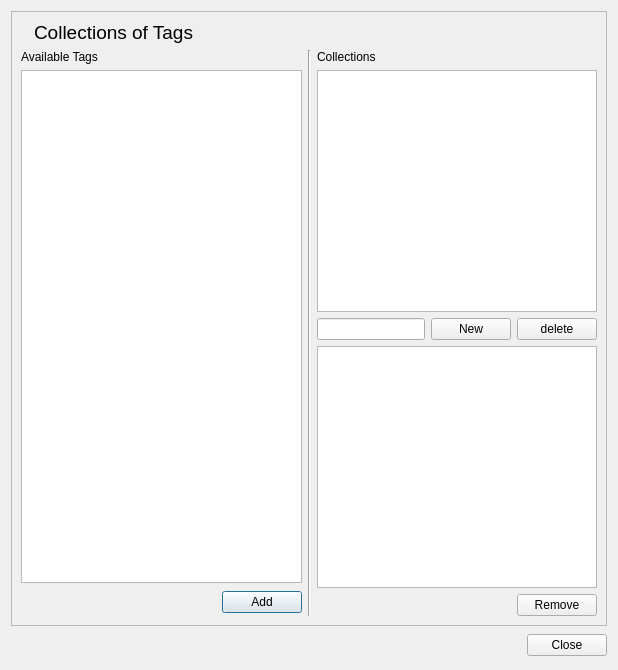
<ui version="4.0" >
 <class>TagSetDialog</class>
 <widget class="QDialog" name="TagSetDialog" >
  <property name="geometry" >
   <rect>
    <x>0</x>
    <y>0</y>
    <width>618</width>
    <height>670</height>
   </rect>
  </property>
  <property name="sizePolicy" >
   <sizepolicy vsizetype="Fixed" hsizetype="Fixed" >
    <horstretch>0</horstretch>
    <verstretch>0</verstretch>
   </sizepolicy>
  </property>
  <property name="windowTitle" >
   <string>TagSet editor</string>
  </property>
  <property name="windowIcon" >
   <iconset resource="application.qrc" >:/fontmatrix_tagseteditor_icon.png</iconset>
  </property>
  <layout class="QGridLayout" >
   <item row="0" column="0" >
    <widget class="QFrame" name="frame" >
     <property name="frameShape" >
      <enum>QFrame::StyledPanel</enum>
     </property>
     <property name="frameShadow" >
      <enum>QFrame::Raised</enum>
     </property>
     <layout class="QGridLayout" >
      <item row="0" column="0" >
       <layout class="QHBoxLayout" >
        <item>
         <widget class="QLabel" name="label_3" >
          <property name="sizePolicy" >
           <sizepolicy vsizetype="Fixed" hsizetype="Fixed" >
            <horstretch>0</horstretch>
            <verstretch>0</verstretch>
           </sizepolicy>
          </property>
          <property name="text" >
           <string/>
          </property>
          <property name="pixmap" >
           <pixmap resource="application.qrc" >:/fontmatrix_tagseteditor.png</pixmap>
          </property>
         </widget>
        </item>
        <item>
         <widget class="QLabel" name="label_4" >
          <property name="font" >
           <font>
            <pointsize>14</pointsize>
            <weight>50</weight>
            <bold>false</bold>
            <stylestrategy>PreferDefault</stylestrategy>
            <kerning>true</kerning>
           </font>
          </property>
          <property name="text" >
           <string>Collections of Tags</string>
          </property>
          <property name="alignment" >
           <set>Qt::AlignBottom|Qt::AlignLeading|Qt::AlignLeft</set>
          </property>
         </widget>
        </item>
       </layout>
      </item>
      <item row="1" column="0" >
       <layout class="QHBoxLayout" >
        <item>
         <layout class="QVBoxLayout" >
          <item>
           <widget class="QLabel" name="label" >
            <property name="text" >
             <string>Available Tags</string>
            </property>
           </widget>
          </item>
          <item>
           <widget class="QListWidget" name="tagList" >
            <property name="selectionMode" >
             <enum>QAbstractItemView::ExtendedSelection</enum>
            </property>
           </widget>
          </item>
          <item>
           <layout class="QHBoxLayout" >
            <item>
             <spacer>
              <property name="orientation" >
               <enum>Qt::Horizontal</enum>
              </property>
              <property name="sizeHint" >
               <size>
                <width>173</width>
                <height>27</height>
               </size>
              </property>
             </spacer>
            </item>
            <item>
             <widget class="QPushButton" name="addToSetButton" >
              <property name="sizePolicy" >
               <sizepolicy vsizetype="Fixed" hsizetype="Minimum" >
                <horstretch>0</horstretch>
                <verstretch>0</verstretch>
               </sizepolicy>
              </property>
              <property name="toolTip" >
               <string>Add selected tag to current set.</string>
              </property>
              <property name="text" >
               <string>Add</string>
              </property>
             </widget>
            </item>
           </layout>
          </item>
         </layout>
        </item>
        <item>
         <widget class="Line" name="line" >
          <property name="orientation" >
           <enum>Qt::Vertical</enum>
          </property>
         </widget>
        </item>
        <item>
         <layout class="QVBoxLayout" >
          <item>
           <widget class="QLabel" name="label_2" >
            <property name="text" >
             <string>Collections</string>
            </property>
           </widget>
          </item>
          <item>
           <widget class="QListWidget" name="setList" />
          </item>
          <item>
           <layout class="QHBoxLayout" >
            <item>
             <widget class="QLineEdit" name="newSetText" />
            </item>
            <item>
             <widget class="QPushButton" name="newSetButton" >
              <property name="text" >
               <string>New</string>
              </property>
             </widget>
            </item>
            <item>
             <widget class="QPushButton" name="deleteTagsetButton" >
              <property name="text" >
               <string>delete</string>
              </property>
             </widget>
            </item>
           </layout>
          </item>
          <item>
           <widget class="QListWidget" name="tagsOfSetList" />
          </item>
          <item>
           <layout class="QHBoxLayout" >
            <item>
             <spacer>
              <property name="orientation" >
               <enum>Qt::Horizontal</enum>
              </property>
              <property name="sizeHint" >
               <size>
                <width>40</width>
                <height>20</height>
               </size>
              </property>
             </spacer>
            </item>
            <item>
             <widget class="QPushButton" name="removeToSetButton" >
              <property name="text" >
               <string>Remove</string>
              </property>
             </widget>
            </item>
           </layout>
          </item>
         </layout>
        </item>
       </layout>
      </item>
     </layout>
    </widget>
   </item>
   <item row="1" column="0" >
    <layout class="QHBoxLayout" >
     <item>
      <spacer>
       <property name="orientation" >
        <enum>Qt::Horizontal</enum>
       </property>
       <property name="sizeHint" >
        <size>
         <width>151</width>
         <height>27</height>
        </size>
       </property>
      </spacer>
     </item>
     <item>
      <spacer>
       <property name="orientation" >
        <enum>Qt::Horizontal</enum>
       </property>
       <property name="sizeHint" >
        <size>
         <width>40</width>
         <height>20</height>
        </size>
       </property>
      </spacer>
     </item>
     <item>
      <widget class="QPushButton" name="closeButton" >
       <property name="text" >
        <string>Close</string>
       </property>
      </widget>
     </item>
    </layout>
   </item>
  </layout>
 </widget>
 <resources>
  <include location="application.qrc" />
 </resources>
 <connections/>
</ui>
